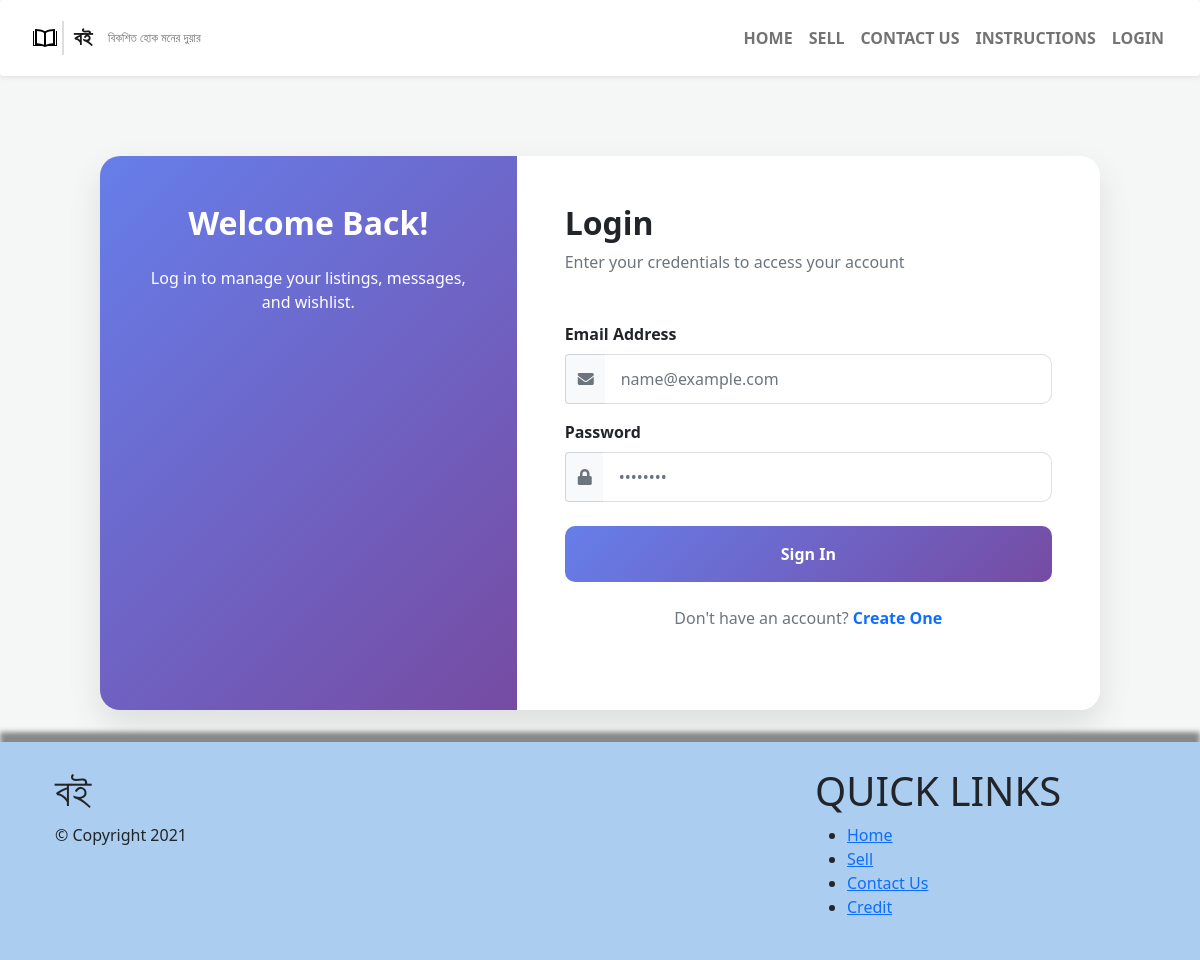
/login, run on an earlier commit of the app's database.
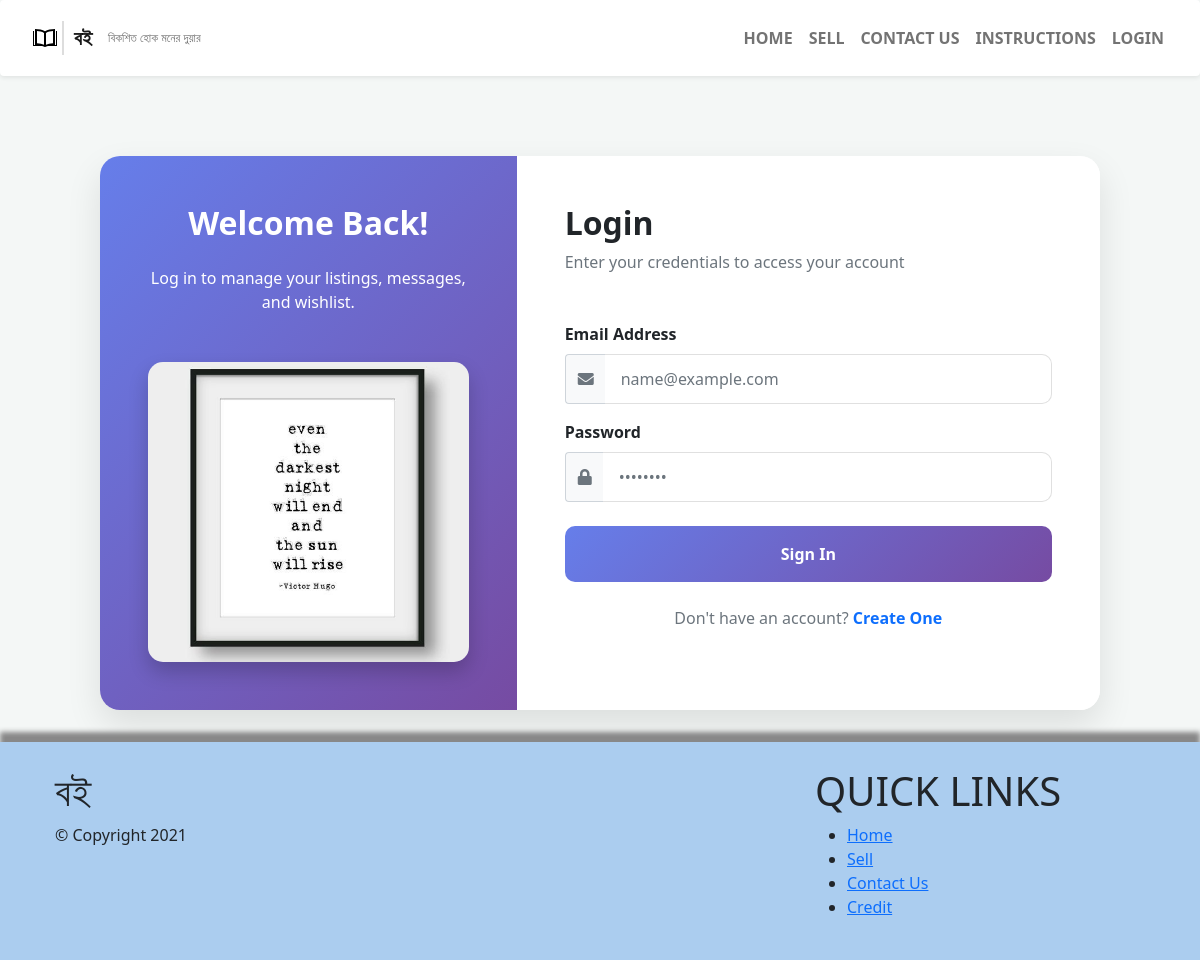
And on a later commit of the database.
### tables this page shows
CREATE TABLE `slider1` (
  `slider_id` int(11) NOT NULL,
  `image` text NOT NULL,
  `status` int(11) NOT NULL,
  `created_date` datetime NOT NULL,
  `updated_date` datetime NOT NULL
);

### login.php (the view, shortened to what this page needs)
<!DOCTYPE html>
<html lang="en">
<head>
    <link href="https://cdn.jsdelivr.net/npm/bootstrap@5.0.0-beta2/dist/css/bootstrap.min.css" rel="stylesheet">
    <link rel="stylesheet" href="assets/css/style.css">
    <link rel="stylesheet" href="https://cdnjs.cloudflare.com/ajax/libs/font-awesome/5.15.3/css/all.min.css">
</head>
<body>
    <?php
    include "includes/config/dbconfig.php";
    include "includes/components/nav.php";
    ?>
    <div class="login-container container">
        <div class="login-card row g-0">
            <div class="col-lg-5 login-image d-none d-lg-flex">
                <h2 class="fw-bold mb-4">Welcome Back!</h2>
                <p class="mb-5">Log in to manage your listings, messages, and wishlist.</p>
                <?php
                $stmt = mysqli_prepare($link, "SELECT image FROM slider1");
                mysqli_stmt_execute($stmt);
                $result = mysqli_stmt_get_result($stmt);
                $slider_data = [];
                while ($row = mysqli_fetch_assoc($result)) {
                    $slider_data[] = $row;
                }
                shuffle($slider_data);
                ?>
                <div class="position-relative" style="height: 300px;">
                    <?php foreach ($slider_data as $row): ?>
                        <img src="<?php echo htmlspecialchars($row["image"]); ?>" class="img-fluid mySlides w-100 h-100" alt="Slider Image">
                    <?php endforeach; ?>
                </div>
            </div>
            <div class="col-lg-7 login-form-side bg-white">
                <div class="mb-5 text-center text-lg-start">
                    <h2 class="fw-bold text-dark mb-2">Login</h2>
                    <p class="text-muted">Enter your credentials to access your account</p>
                </div>
                <form action="code.php" method="POST" class="needs-validation" novalidate>
                    <div class="mb-3 text-start">
                        <label class="form-label fw-bold">Email Address</label>
                        <div class="input-group">
                            <span class="input-group-text bg-light border-end-0"><i class="fas fa-envelope text-muted"></i></span>
                            <input type="email" name="email" class="form-control border-start-0" placeholder="name@example.com" required>
                        </div>
                    </div>
                    <div class="mb-4 text-start">
                        <label class="form-label fw-bold">Password</label>
                        <div class="input-group">
                            <span class="input-group-text bg-light border-end-0"><i class="fas fa-lock text-muted"></i></span>
                            <input type="password" name="password" class="form-control border-start-0" placeholder="••••••••" required>
                        </div>
                    </div>
                    <div class="d-grid mb-4">
                        <button type="submit" name="login" class="btn btn-primary btn-login text-white py-3">
                            Sign In
                        </button>
                    </div>
                    <div class="text-center">
                        <p class="text-muted mb-0">Don't have an account?
                            <a href="subscribe" class="text-primary fw-bold text-decoration-none">Create One</a>
                        </p>
                    </div>
                </form>
            </div>
        </div>
    </div>
    <?php include "includes/components/footer.php"; ?>
</body>
</html>

What changed in the data, as far as the page shows it:
added slider1: image (picture)
